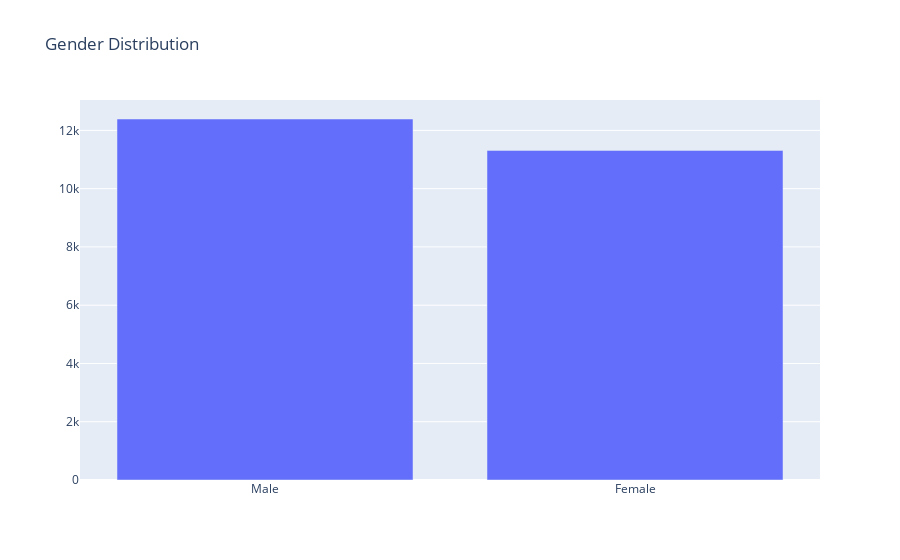

Write notebook code for a chart like this one.
### Code cell
# Gender distibution
dist_plot(x=gender_dist.index, y=gender_dist.values, name="Gender Distribution")

### Figure 1 — Plotly figure (JSON) as saved in the notebook; plotly's stock layout.template omitted (floating-point values rounded to 4 significant figures)
{"data": [{"type": "bar", "x": ["Male", "Female"], "y": [12391, 11314]}], "layout": {"title": {"text": "Gender Distribution"}}}
